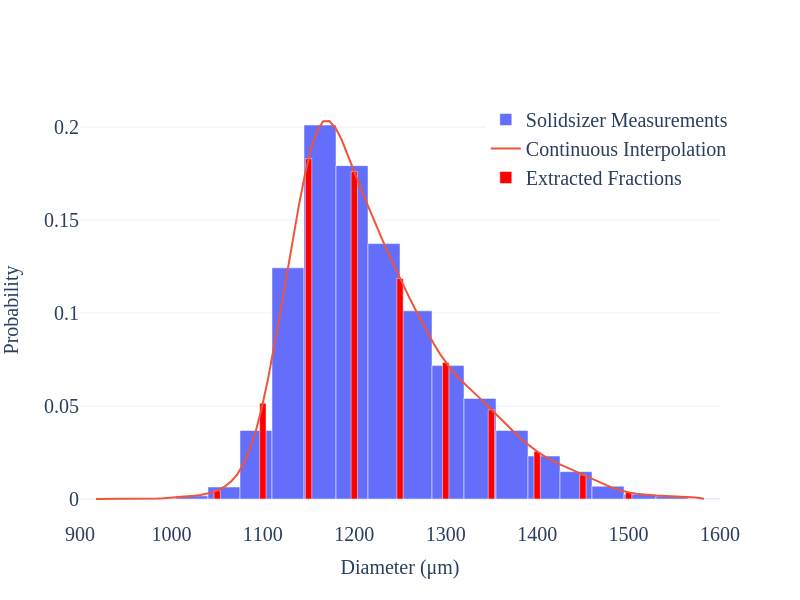

Python code for this plot:
#!/usr/bin/env python3
# -*- coding: utf-8 -*-
# File   : psd_fractions.py
# License: GNU v3.0
# Author : Andrei Leonard Nicusan <a.l.nicusan@bham.ac.uk>
# Date   : 27.05.2021


import numpy as np
import pandas as pd
from scipy.interpolate import interp1d
import plotly.graph_objs as go


# Number-based diameters, given in um
psd = pd.read_csv("solidsizer_mcc.csv").to_numpy()
diameters_particles = psd[:, 1]
intensity, diameters = np.histogram(diameters_particles, 20, [900, 1600])

diameters = (diameters[1:] + diameters[:-1]) / 2
probability = interp1d(diameters, intensity / intensity.sum(), "cubic")

fractions_diameters = np.array([
    1050, 1100, 1150, 1200, 1250, 1300, 1350, 1400, 1450, 1500
])
fractions_probability = probability(fractions_diameters)
fractions_probability /= fractions_probability.sum()

print(f"Diameters:\n{fractions_diameters} um")
print(f"Fractions:\n{fractions_probability}\n\n")

# Calculate approximate number of coarse-grained, randomly packed particles
cg_factor = 1
packing = 0.3
volume = 50e-6      # GranuDrum fill volume: 50 mL -> 50e-6 L

spheres_volume = np.pi / 6 * (1e-6 * fractions_diameters * cg_factor) ** 3
bulk_volume = (spheres_volume * fractions_probability).sum() / packing
num_particles = volume / bulk_volume

density = 1580
mass = (np.round(num_particles * fractions_probability) *
        spheres_volume).sum() * density

print(f"Coarse-grained (factor = {cg_factor}) diameters:\n",
      f"{fractions_diameters * cg_factor} um")
print(f"Approximate number of particles in {volume * 1e6} mL: {num_particles}")
print(f"Equivalent to {mass * 1000} g")


# Plot the particle size distribution and the selected fractions
fig = go.Figure()

width = (diameters[-1] - diameters[0]) / (diameters.shape[0] - 1)
continuous = np.linspace(diameters[0], diameters[-1], 100)

fig.add_trace(
    go.Bar(
        name = "Solidsizer Measurements",
        x = diameters,
        y = probability(diameters),
        width = width,
    )
)
fig.add_trace(
    go.Scatter(
        name = "Continuous Interpolation",
        x = continuous,
        y = probability(continuous),
    )
)
fig.add_trace(
    go.Bar(
        name = "Extracted Fractions",
        x = fractions_diameters,
        y = probability(fractions_diameters),
        width = width / 5,
        marker = dict(color = "red"),
    )
)


def format_fig(fig):
    '''Format a Plotly figure to a consistent theme for the Nature
    Computational Science journal.'''

    # LaTeX font
    font = "Computer Modern"
    size = 20
    fig.update_layout(
        font_family=font,
        font_size=size,
        title_font_family=font,
        title_font_size=size,
    )

    for an in fig.layout.annotations:
        an["font"]["size"] = size

    fig.update_layout(
        xaxis = dict(title_font_family=font, title_font_size=size),
        yaxis = dict(title_font_family=font, title_font_size=size),
        legend = dict(yanchor="top", xanchor="right"),
    )

    fig.update_layout(template = "plotly_white")


fig.update_layout(
    xaxis_title = "Diameter (μm)",
    yaxis_title = "Probability",
)
format_fig(fig)

fig.show()

fig.write_image("psd_fractions.png", height = 600, width = 800)
